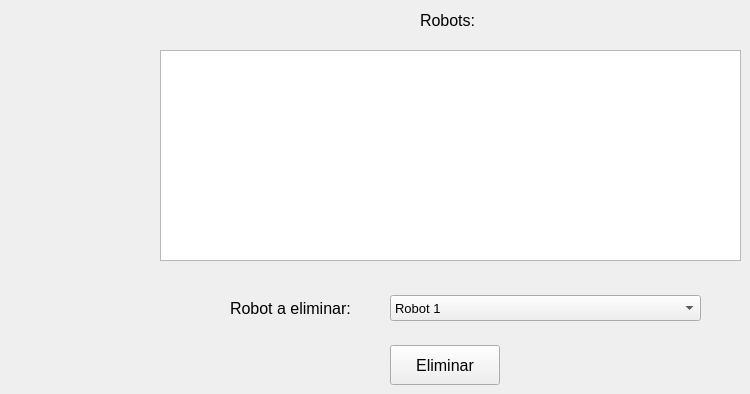
      <widget class="QWidget" name="eliminarRobot">
       <widget class="QLabel" name="eliRobotlabelTitulo">
        <property name="geometry">
         <rect>
          <x>420</x>
          <y>10</y>
          <width>61</width>
          <height>21</height>
         </rect>
        </property>
        <property name="text">
         <string>&lt;html&gt;&lt;head/&gt;&lt;body&gt;&lt;p&gt;&lt;span style=&quot; font-size:12pt;&quot;&gt;Robots:&lt;/span&gt;&lt;/p&gt;&lt;/body&gt;&lt;/html&gt;</string>
        </property>
       </widget>
       <widget class="QListView" name="eliRobotlistView">
        <property name="geometry">
         <rect>
          <x>160</x>
          <y>50</y>
          <width>581</width>
          <height>211</height>
         </rect>
        </property>
       </widget>
       <widget class="QLabel" name="eliRobotlabel">
        <property name="geometry">
         <rect>
          <x>230</x>
          <y>293</y>
          <width>131</width>
          <height>31</height>
         </rect>
        </property>
        <property name="text">
         <string>&lt;html&gt;&lt;head/&gt;&lt;body&gt;&lt;p&gt;&lt;span style=&quot; font-size:12pt;&quot;&gt;Robot a eliminar:&lt;/span&gt;&lt;/p&gt;&lt;/body&gt;&lt;/html&gt;</string>
        </property>
       </widget>
       <widget class="QPushButton" name="pusheliRobot">
        <property name="geometry">
         <rect>
          <x>390</x>
          <y>345</y>
          <width>110</width>
          <height>40</height>
         </rect>
        </property>
        <property name="font">
         <font>
          <pointsize>12</pointsize>
         </font>
        </property>
        <property name="text">
         <string>Eliminar</string>
        </property>
       </widget>
       <widget class="QComboBox" name="eliRobotcomboBox">
        <property name="geometry">
         <rect>
          <x>390</x>
          <y>295</y>
          <width>311</width>
          <height>26</height>
         </rect>
        </property>
        <property name="font">
         <font>
          <pointsize>10</pointsize>
         </font>
        </property>
        <item>
         <property name="text">
          <string>Robot 1</string>
         </property>
        </item>
        <item>
         <property name="text">
          <string>Robot 2</string>
         </property>
        </item>
        <item>
         <property name="text">
          <string>Robot 3</string>
         </property>
        </item>
        <item>
         <property name="text">
          <string>Robot 4</string>
         </property>
        </item>
        <item>
         <property name="text">
          <string>Robot 5</string>
         </property>
        </item>
       </widget>
      </widget>
